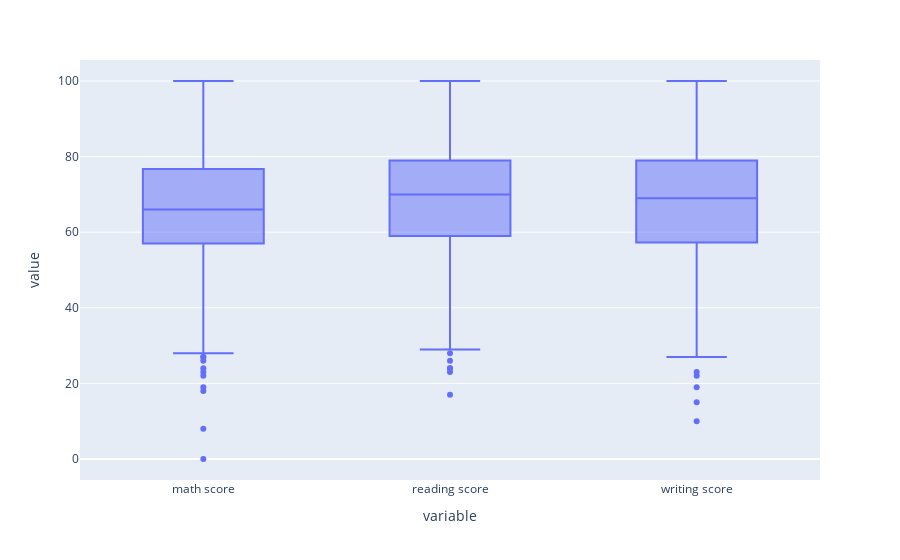

The notebook cell saved with this chart:
### Code cell
# Comprobando con la función de la parte anterior
exploratory_data_analysis(df_grades)

### Figure 1 — Plotly figure (JSON) as saved in the notebook; plotly's stock layout.template omitted (floating-point values rounded to 4 significant figures; data arrays with more than 128 entries replaced by an {"elided": "..."} marker saying what was removed)
{"data": [{"alignmentgroup": "True", "hovertemplate": "variable=%{x}<br>value=%{y}<extra></extra>", "legendgroup": "", "marker": {"color": "#636efa"}, "name": "", "notched": false, "offsetgroup": "", "orientation": "v", "showlegend": false, "type": "box", "x": {"elided": "2625 str values"}, "x0": " ", "xaxis": "x", "y": {"elided": "2625 int values"}, "y0": " ", "yaxis": "y"}], "layout": {"boxmode": "group", "legend": {"tracegroupgap": 0}, "margin": {"t": 60}, "xaxis": {"anchor": "y", "domain": [0, 1], "title": {"text": "variable"}}, "yaxis": {"anchor": "x", "domain": [0, 1], "title": {"text": "value"}}}}
